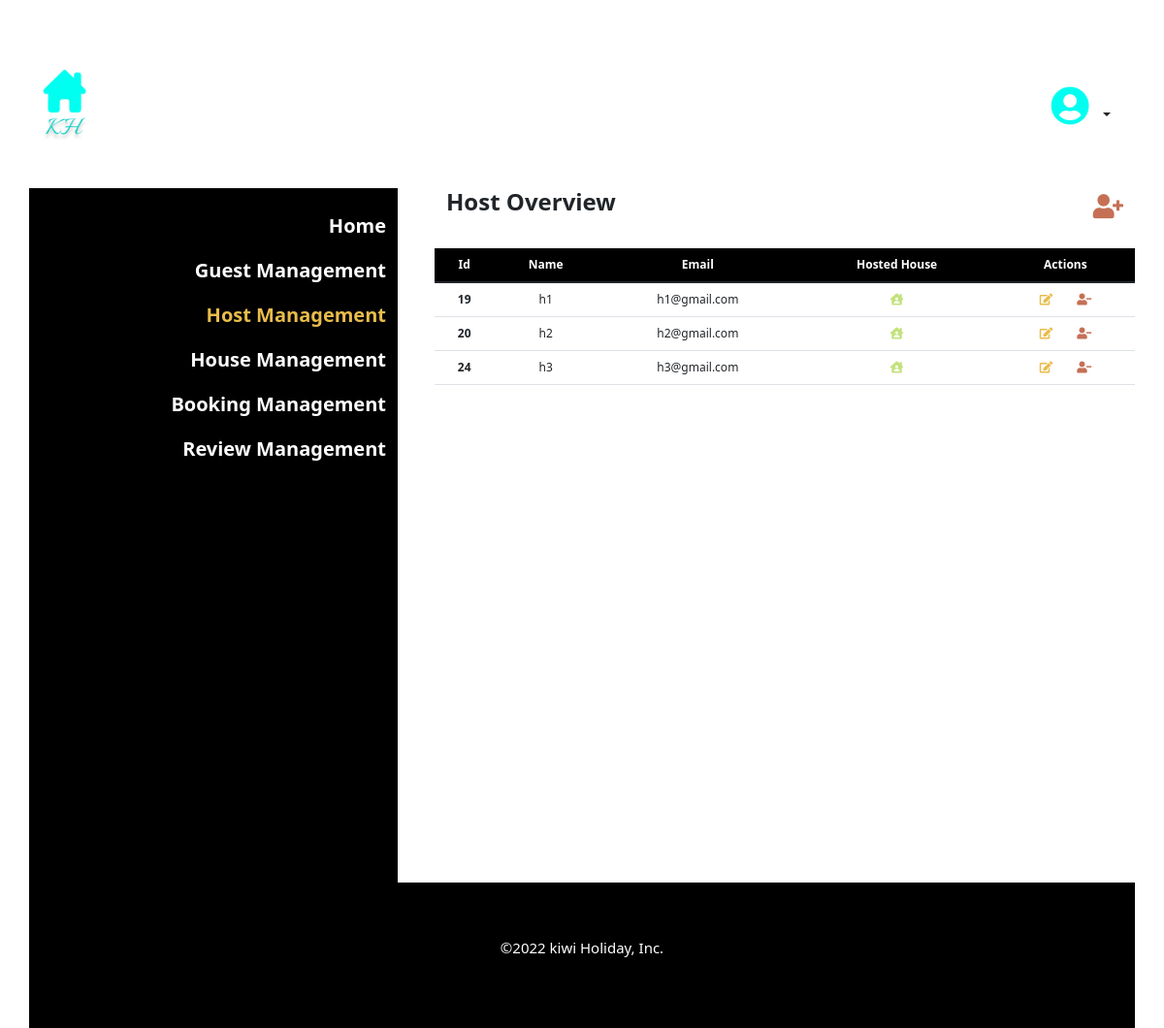
The page /admin/host.php on the database its author committed.
### tables this page shows
CREATE TABLE `users` (
  `user_id` int(90) NOT NULL,
  `name` varchar(90) NOT NULL,
  `email` varchar(90) NOT NULL,
  `password_hash` varchar(90) NOT NULL,
  `role_id` int(90) NOT NULL
);

### admin/host.php (the view, shortened to what this page needs)
<?php
include "../library/config.php";
?>
<!DOCTYPE html>
<html lang="en">
<head>
    <link href="https://cdn.jsdelivr.net/npm/bootstrap@5.1.3/dist/css/bootstrap.min.css" rel="stylesheet">
    <link rel="stylesheet" href="https://cdn.jsdelivr.net/npm/bootstrap-icons@1.7.1/font/bootstrap-icons.css">
    <link rel="stylesheet" href="https://use.fontawesome.com/releases/v5.15.4/css/all.css">
</head>
<body>
    <div class="container">
      <?php include "topSection.php"; ?>
      <div class="row">
          <div class="col col-lg-4  text-end" style="background-color: black;">
            <br>
            <div class="row gy-3" style="font-size: 20px;font-weight:bold;">
                <a href="index.php" style="text-decoration: none;color:white;">Home</a>
                <a href="guest.php" style="text-decoration: none;color:white;">Guest Management</a>
                <a href="host.php" style="text-decoration: none;color:#E9BC4B;">Host Management</a>
                <a href="house.php" style="text-decoration: none;color:white;">House Management</a>
                <a href="booking.php" style="text-decoration: none;color:white;">Booking Management</a>
                <a href="review.php" style="text-decoration: none;color:white;">Review Management</a>
            </div>
            <br><br><br><br><br><br>
            <br><br><br><br><br><br>
            <br><br><br><br><br><br>
          </div>
          <div class="col col-lg-8 " style="padding-left: 50px;" >
            <div class="row">
              <div class="col text-start">
                <h4><b>Host Overview</b></h4>
              </div>
              <div class="col text-end">
                <a type="button" data-bs-toggle="modal" data-bs-target="#addUserModal" title="add host">
                  <span style="font-size: 25px;color:#C57055;"><i class="fas fa-user-plus"></i></span>
                </a>
              </div>
            </div>
            <br>
            <div class="row">
            <table  class="table table-hover text-center" style="font-size: 12px;">
              <thead style="background-color:black;color:white;">
                <tr>
                  <th scope="col">Id</th>
                  <th scope="col">Name</th>
                  <th scope="col">Email</th>
                  <th scope="col">Hosted House</th>
                  <th scope="col">Actions</th>
                </tr>
              </thead>
              <tbody>
              <?php
              $query = "SELECT * FROM users WHERE role_id = 2 ";
              $result = mysqli_query($link, $query);
              while ($row = mysqli_fetch_array($result)){
                $user_id = $row['user_id'];
                $name = $row['name'];
                $email = $row['email'];
              ?>
                <tr>
                  <th scope="row"><?= $user_id; ?></th>
                  <td><?= $name; ?></td>
                  <td><?= $email; ?></td>
                  <td>
                    <a type="button" data-bs-toggle="modal" data-bs-target="#viewHouse<?= $user_id; ?>" title="view house" >
                      <span style="color: #C2E27C;"><i class="fas fa-house-user"></i></span>
                    </a>
                  </td>
                  <td>
                    <a type="button" data-bs-toggle="modal" data-bs-target="#editmodal<?= $user_id; ?>" title="edit host" >
                      <span style="color: #E9BC4B;" ><i class="fas fa-edit"></i></span>
                    </a>
                    <a href="javascript:deleteHost(<?= $user_id; ?>)" title="delete host">
                      <span style="color: #C57055;"><i class="fas fa-user-minus"></i></span>
                    </a>
                  </td>
                </tr>
                <?php
              }
              ?>
              </tbody>
            </table>
            </div>
          </div>
      </div>
      <?php include "footer.php"; ?>
    </div>
</body>
</html>

### rows shown on the page
users: user_id "19", name "h1", email "h1@gmail.com"
users: user_id "20", name "h2", email "h2@gmail.com"
users: user_id "24", name "h3", email "h3@gmail.com"
